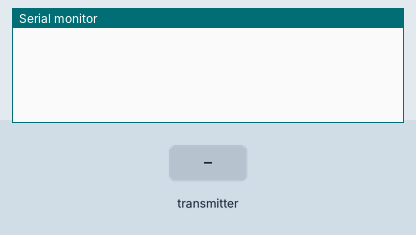
The sketch below on a simulated Arduino Uno, built with avr-gcc and run on an emulated ATmega328P. On the bench: the last lines printed to the serial monitor. Inputs (shaded band) come from the test bench. No radio packets arrive unless stated.

Above: at 1.2 s.
1.3 s: the transmitter starts sending LjX = 0
At 1.37 s:
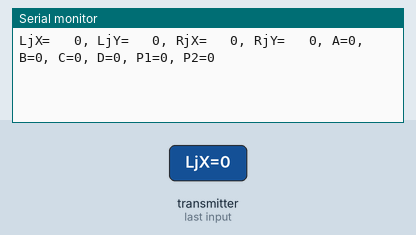
3.2 s: the transmitter starts sending LjY = 256
At 3.39 s:
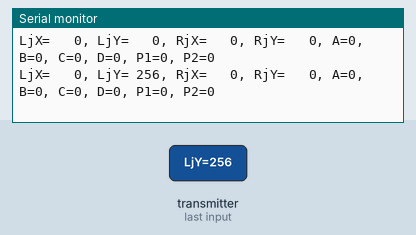
5.2 s: the transmitter starts sending RjX = 256
At 5.34 s:
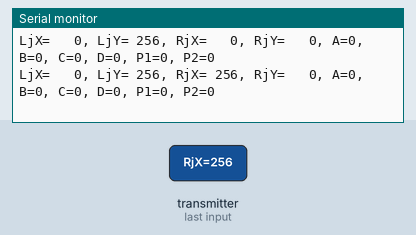
7.2 s: the transmitter starts sending RjY = 256
At 7.36 s:
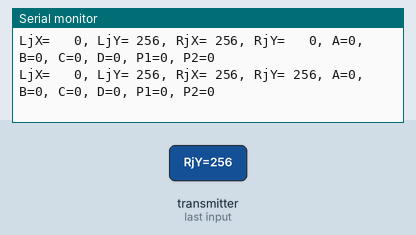
9.2 s: the transmitter starts sending LjX = 256
At 9.38 s:
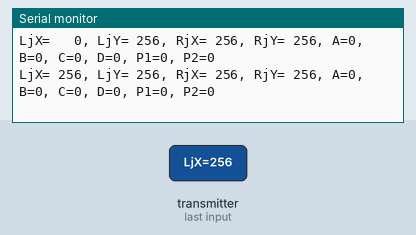
11.2 s: the transmitter starts sending LPot = 1023
At 11.4 s:
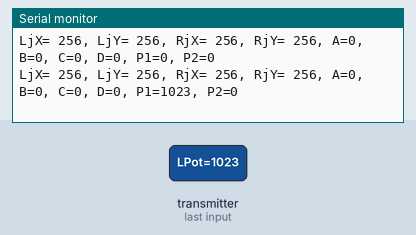

The sketch:

14-remote-receiver.ino
```cpp
/*
 * Receives signals from the remote transmiiter
 */
#include <SPI.h>
#include <RF24.h>

/*
* Configure nRF24L01 radio module on SPI bus plus pins 8 for CE & 9 for CS
* arguments are (ce, cs), use receive address of 0xF0F0F0F0E1LL
*/
RF24 _radio(9,10);
const uint64_t _receive_pipe = 0xF0F0F0F0E1LL;

/*
 * The struct being transmitted
 */
typedef struct {
  int LjX,LjY,RjX,RjY;
  int BtnA,BtnB,BtnC,BtnD;
  int LPot, RPot;
} remote_state_t;

/*
* run once at startup
*/
void setup(void)
{
  Serial.begin(9600);
  _radio.begin();
  _radio.openReadingPipe(0,_receive_pipe);
  _radio.setPALevel(RF24_PA_LOW);
  _radio.startListening();
}

/*
* run constantly in the background
*/
void loop(void)
{
  while (_radio.available()) {
    remote_state_t state;
    _radio.read(&state,sizeof(remote_state_t));
    printState(&state);
  }
}

void printState(remote_state_t* pState) {
   char buffer[200];
   sprintf(buffer, "LjX=%4d, LjY=%4d, RjX=%4d, RjY=%4d, A=%d, B=%d, C=%d, D=%d, P1=%d, P2=%d",
      pState->LjX, pState->LjY, pState->RjX, pState->RjY,
      pState->BtnA, pState->BtnB, pState->BtnC, pState->BtnD,
      pState->LPot, pState->RPot);
   Serial.println(buffer);
}
```

Measured:
- after the input at 1.3 s, the serial monitor: prints a new line at once (image 1)
- after the input at 3.2 s, the serial monitor: prints a new line after 0.13 s (image 2)
- after the input at 5.2 s, the serial monitor: prints a new line after 0.07 s (image 3)
- after the input at 7.2 s, the serial monitor: prints a new line after 0.09 s (image 4)
- after the input at 9.2 s, the serial monitor: prints a new line after 0.12 s (image 5)
- after the input at 11.2 s, the serial monitor: prints a new line after 0.14 s (image 6)
